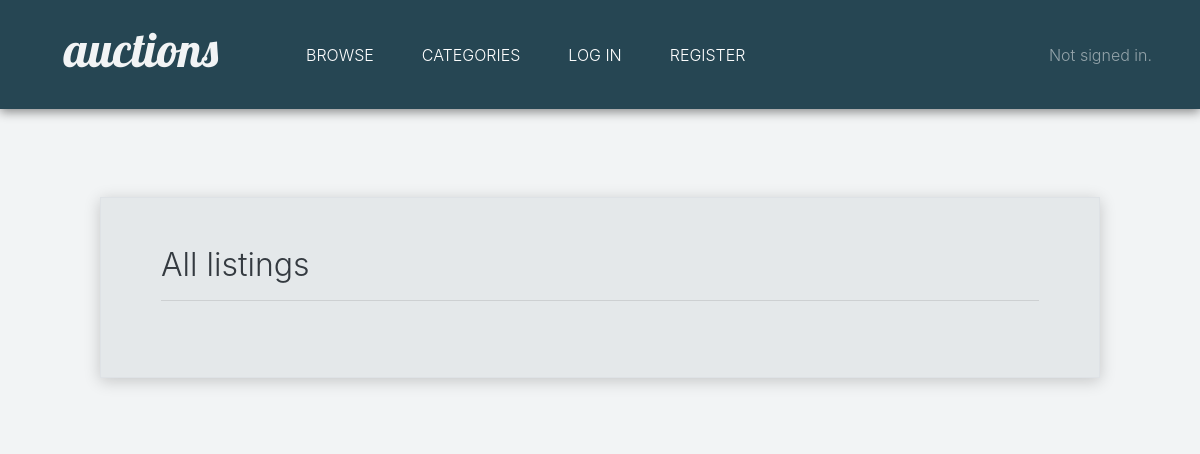
The app's page /browse, older data.
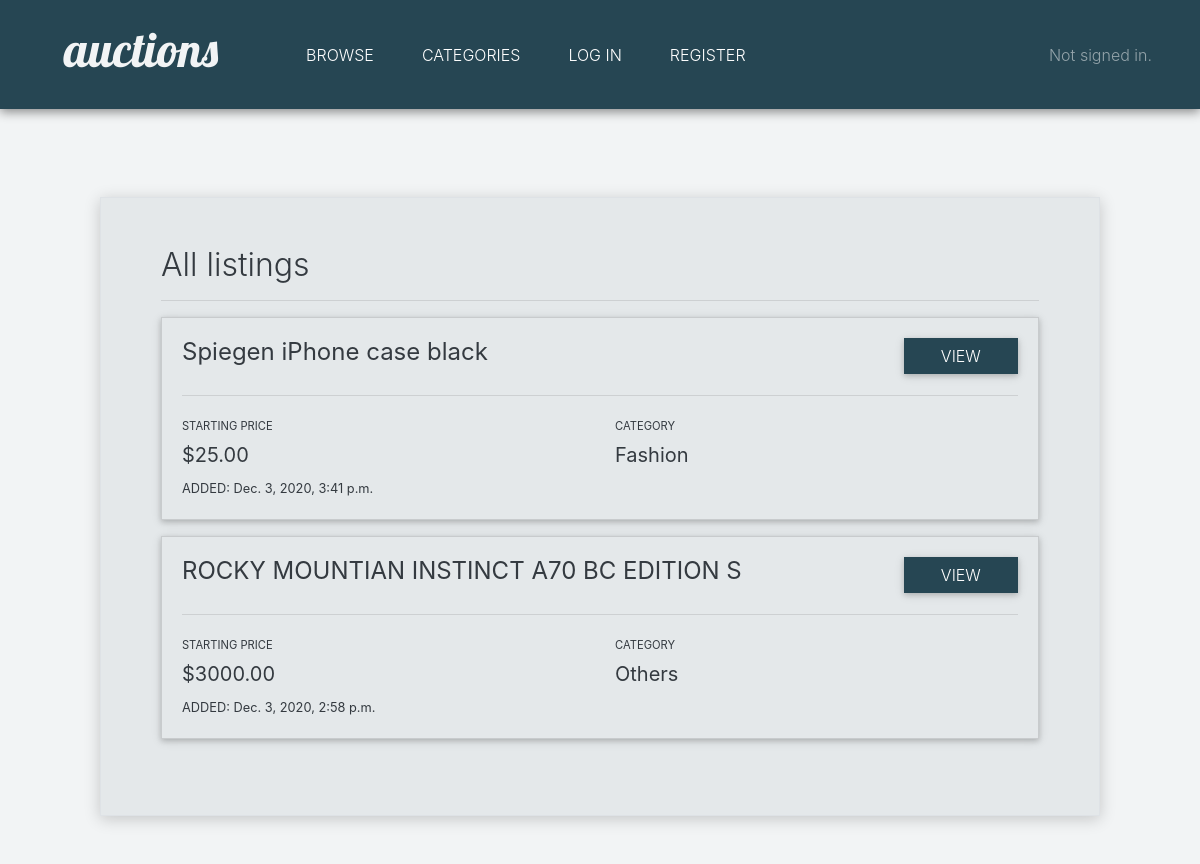
The same page, newer data.
### auctions/models.py (models this page shows, shortened)
class Listing(models.Model):
    title = models.CharField(max_length=40)
    description = models.CharField(max_length=500)
    starting_price = models.FloatField()
    user = models.ForeignKey(User, on_delete=models.CASCADE)
    category = models.ForeignKey(Category, on_delete=models.CASCADE)
    date_added = models.DateTimeField(default=timezone.now)
    active = models.BooleanField(default=True)

class Category(models.Model):
    name = models.CharField(max_length=20)

### auctions/views.py (the view)
# urls.py: path("browse", views.browse_listings, name="browse_listings")
def browse_listings(request):
    listings = Listing.objects.all().order_by('-date_added')
    categories = Category.objects.all().order_by('name')
    return render(request, "auctions/browse_listings.html", {
        "listings": listings,
        "categories": categories
    })

### auctions/templates/auctions/browse_listings.html (shortened to what this page needs)
{% extends "auctions/layout.html" %}
{% block body %}
    <div class="listings-panel animated slideInDown border mt-5">
        <div><h2>All listings</h2></div>
        <hr>
        {% for listing in listings %}
        <div class="pb-3">
            <div class="card" style="border-radius: 0; background-color: #E4E8EA;">
                <div class="card-body">
                    <div class="row">
                        <div class="col">
                            <h4 class="card-title">{{ listing.title }}</h4>
                        </div>
                        <div class="col-2">
                            <a href="{% url 'change_password' %}" role="button" class="btn btn-info button-custom btn-block">VIEW</a>
                        </div>
                    </div>
                    <hr>
                    <div class="row">
                        <div class="col">
                            <label class="form-input-label" for="startingPriceOutput">STARTING PRICE</label>
                            <div id="startingPriceOutput">
                                <h5>${{ listing.starting_price }}0</h5>
                            </div>
                        </div>
                        <div class="col">
                            <label class="form-input-label" for="categoryOutput">CATEGORY</label>
                            <div id="categoryOutput">
                                <h5>
                                {% for category in categories %}
                                    {% if category.id == listing.category_id %}
                                        {{category.name}}
                                    {% endif %}
                                {% endfor %}
                                </h5>
                            </div>
                        </div>
                    </div>
                    <div class="row">
                        <div class="col">
                            <small>ADDED: {{ listing.date_added }}</small>
                        </div>
                    </div>
                </div>
            </div>
        </div>
        {% endfor %}
    </div>
{% endblock %}

Row changes from the older to the newer data that the page shows:
added Listing: title "Spiegen iPhone case black", starting_price "25.0", date_added "Dec. 3, 2020, 3:41 p.m."
now on this page (row unchanged): Category: name "Fashion", shown under "Spiegen iPhone case black"
added Listing: title "ROCKY MOUNTIAN INSTINCT A70 BC EDITION S", starting_price "3000.0", date_added "Dec. 3, 2020, 2:58 p.m."
now on this page (row unchanged): Category: name "Others", shown under "ROCKY MOUNTIAN INSTINCT A70 BC EDITION S"
